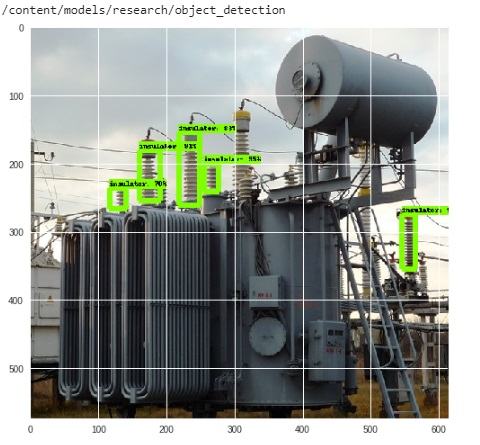
#> input picture image_recognized.jpg, 480 x 445 px; its folder holds only this picture in this run
$ python resize_prefix_img.py   (older library calls are emulated)
#> lines starting #> are read from the running program, lines starting #| are printed output that depends on the picture
#RomRock code
import glob
from PIL import Image
import os

class_name = 'dog'

os.mkdir('resized')
file_list = sorted(glob.glob('*.jpg'))
for idx,file_name in enumerate(file_list):
  im = Image.open(file_name)
#> im is the input picture: PIL image 480x445 RGB; mean R, G, B 149.3, 154, 148.2
  new_width  = 640
  new_height = 480
  im = im.resize((new_width, new_height), Image.ANTIALIAS)
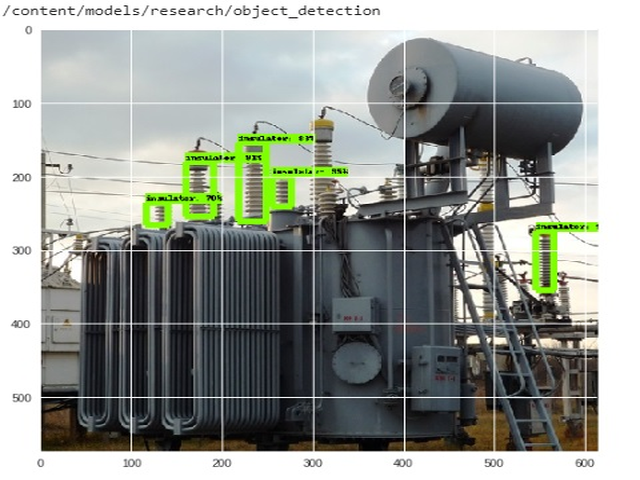
#> im: PIL image 640x480 RGB; mean R, G, B 149.3, 153.9, 148.2
  im.save('resized/' + class_name + '_' + str(idx+1).zfill(3) + '.jpg')
